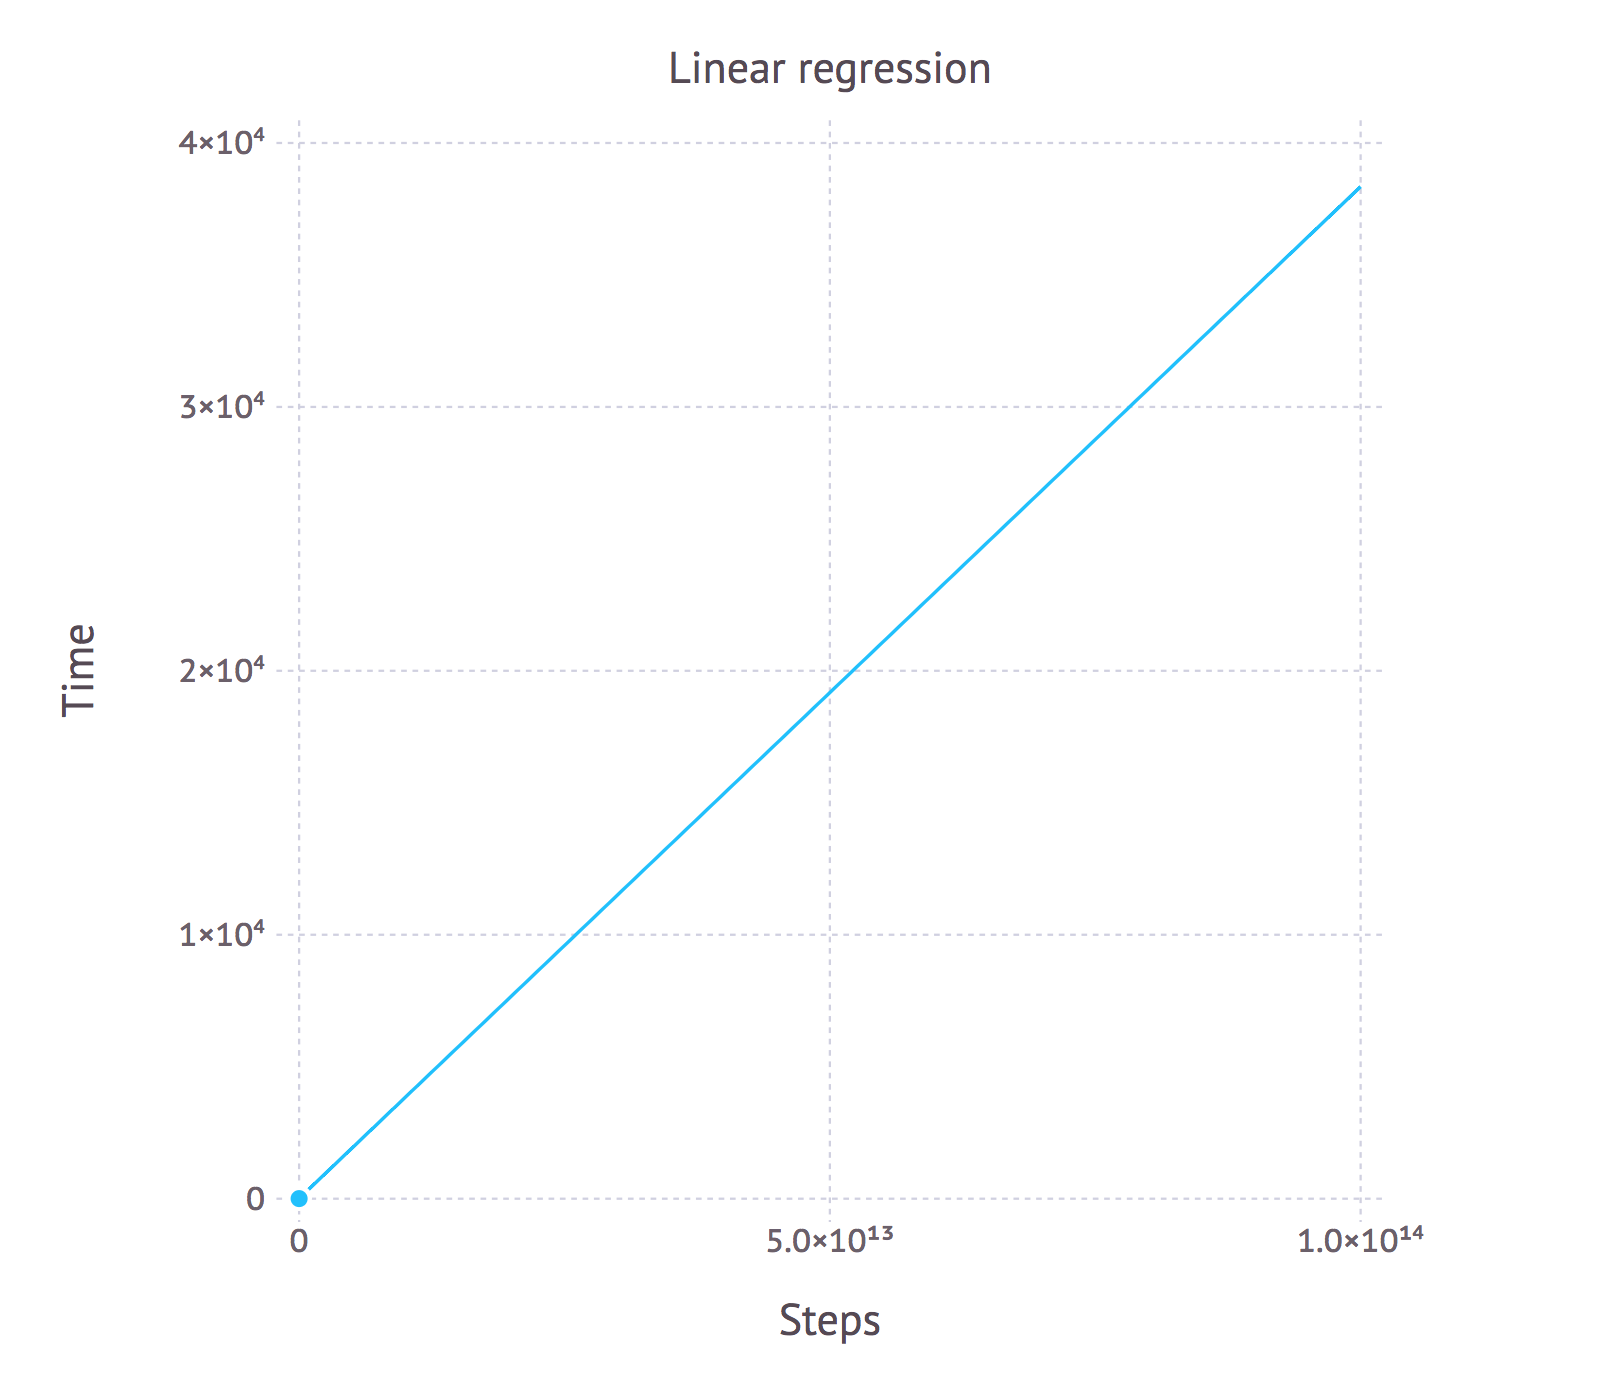

Generate this figure with Julia:
using(DataFrames)
# Pkg.add("Gadfly")
using(Gadfly)
# Pkg.add("LinearLeastSquares")
using(LinearLeastSquares)

# getting csv data
data = readtable("/Users/lucasflores/data.csv", eltypes=[Int64, Float64])

println("\n\n\n\n\n\n\n\n")

println("##### CSV DATA #####")
println(data)

x_data = data[1] # steps (X)
y_data = data[2] # times (Y)


# Generate data

p = plot(x=x_data, y=y_data, Geom.point, Guide.xlabel("Steps"), Guide.ylabel("Time"), Guide.title("Initial data"))

img = SVG("/Users/lucasflores/Desktop/times.svg", 5inch, 5inch)
draw(img, p)

# linear regression
 
slope = Variable()
offset = Variable()
line = offset + x_data * slope
residuals = line - y_data
fit_error = sum_squares(residuals)
optval = minimize!(fit_error)


# plot the data and the line
t = [0; 10^14; 0.01]
p = plot(
  layer(x=x_data, y=y_data, Geom.point),
  layer(x=t, y=evaluate(slope) * t + evaluate(offset), Geom.line),
  Guide.xlabel("Steps"), Guide.ylabel("Time"), Guide.title("Linear regression")
)

img = SVG("/Users/lucasflores/Desktop/regression.svg", 5inch, 5inch)
draw(img, p)
